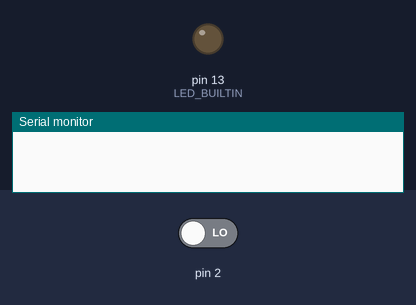
Bench run of a sketch on a simulated Arduino Uno, built with avr-gcc and run on an emulated ATmega328P. Parts: output pins drawn as LEDs (lit = HIGH), the last lines printed to the serial monitor. Inputs (shaded band) come from the test bench; at power-on: pin 2 LOW.

Above: at 1.2 s.
1.3 s: pin 2 driven HIGH
At 2.4 s:
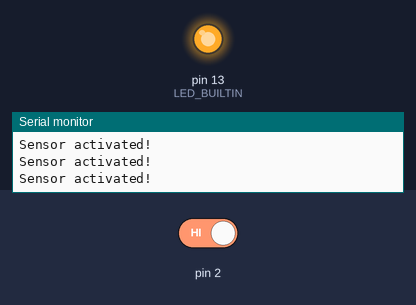
2.8 s: pin 2 driven LOW
At 3.7 s:
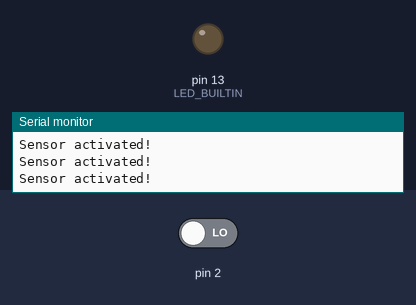
Timing chart, 0 to 5.8 s (numbered marks = the images above; inputs shaded):
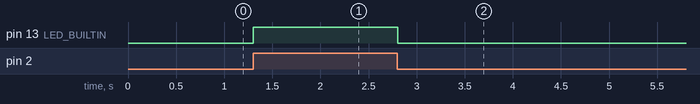

The sketch:

ejercicio_de_la_guia_11.ino
```cpp
// C++ code
//
int sensorState = 0;

void setup()
{
  pinMode(2, INPUT);
  pinMode(LED_BUILTIN, OUTPUT);
  Serial.begin(9600);
}

void loop()
{
  // read the state of the sensor/digital input
  sensorState = digitalRead(2);
  // check if sensor pin is HIGH. if it is, set the
  // LED on.
  if (sensorState == HIGH) {
    digitalWrite(LED_BUILTIN, HIGH);
    Serial.println("Sensor activated!");
  } else {
    digitalWrite(LED_BUILTIN, LOW);
  }
  delay(10); // Delay a little bit to improve simulation performance
}
```

Measured:
- after the input at 1.3 s, pin 13 (LED_BUILTIN): LOW → HIGH at once
- after the input at 2.8 s, pin 13 (LED_BUILTIN): HIGH → LOW at once
